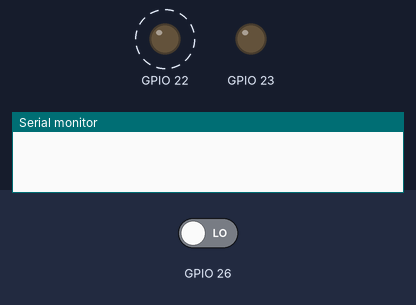
Recording of a sketch running on a simulated ESP32. Shown: output pins drawn as LEDs (lit = HIGH), the last lines printed to the serial monitor. Dashed ring = blinking. The inputs (shaded band) are chosen by the test bench; at power-on: GPIO 26 LOW.

Above: at 0.9 s.
1.3 s: GPIO 26 driven HIGH
At 1.6 s:
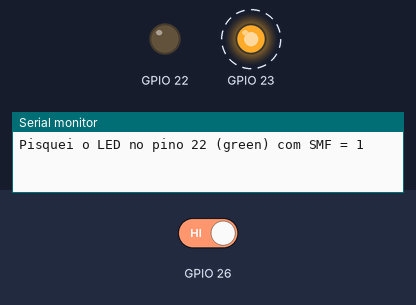
At 3.1 s:
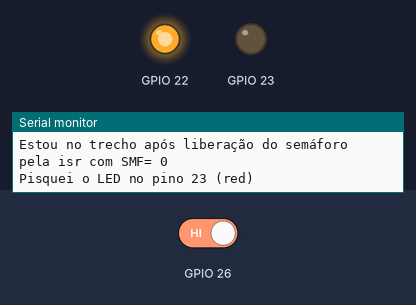
Timing chart, 0 to 10.3 s (numbered marks = the images above; inputs shaded):
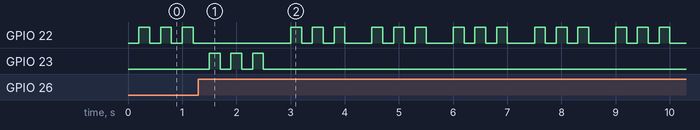

Measured:
- after the input at 1.3 s, GPIO 23: alternates HIGH for 0.20 s and LOW for 0.20 s, 6 changes in all, then stays LOW, starting after 0.20 s
- by itself, GPIO 22: repeats every 1.5 s: 2 × (LOW 0.20 s, HIGH 0.20 s), LOW 0.50 s, HIGH 0.20 s

The sketch:

isr2.ino
```cpp
# include <freertos/FreeRTOS.h>
# include <freertos/task.h>
# include <freertos/semphr.h>

SemaphoreHandle_t SMF;

void IRAM_ATTR isr() { // não pode ser mutex dentro de isr
    xSemaphoreGiveFromISR(SMF, NULL); //Libera o semaforo (sem_wait semaphore.h) colocando em estado 1
}

void t1(void* z) {
    while (1) {
         //Tenta obter o semaforo durante 200ms (Timeout). Caso o semaforo nao fique
        //disponivel em 200ms, retornara FALSE
        if (xSemaphoreTake(SMF, pdMS_TO_TICKS(200)) == true) { //sem_post
            //Se obteu o semaforo entre os 200ms de espera, fara o toggle do pino 23
            //Para liberação imediata colocar pdMS_TO_TICKS(0)
            for (int i = 0; i < 3; i++) {
                digitalWrite(23, HIGH);
                vTaskDelay(pdMS_TO_TICKS(200));
                digitalWrite(23, LOW);
                vTaskDelay(pdMS_TO_TICKS(200));
            }
            Serial.print("Estou no trecho após liberação do semáforo pela isr com SMF= ");
            /* Se é de contagem retorna o valor corrente. Se é binário retorna 1 se disponível e 0 em caso contrário (bloqueado) */
            Serial.println(uxSemaphoreGetCount(SMF));
            Serial.println("Pisquei o LED no pino 23 (red)");
            /* xSemaphoreGive(SMF) não é necessário para sincronização com ISR. Retorna ao início do laço e fica esperando
               o semáforo ser liberado novamente  /* We have finished our task.*/
        } else {
            for (int i = 0; i < 3; i++) { //no pino 22
                digitalWrite(22, HIGH);
                vTaskDelay(pdMS_TO_TICKS(200));
                digitalWrite(22, LOW);
                vTaskDelay(pdMS_TO_TICKS(200));
            }
            Serial.print("Pisquei o LED no pino 22 (green) com SMF = ");
            Serial.println(uxSemaphoreGetCount(SMF)); /* estado 0 */
        }
        vTaskDelay(pdMS_TO_TICKS(100)); // suspensão 100ms, permitindo outra thread executar
   }
 }

void setup() {
    Serial.begin(115200);
    SMF = xSemaphoreCreateBinary();
    pinMode(23, OUTPUT);
    pinMode(22, OUTPUT);
    pinMode(26, INPUT);
    attachInterrupt(26, isr, RISING);
    xTaskCreatePinnedToCore(t1, "t1" , 4096 , NULL, 1 , NULL, 0); //Cria a tarefa que analisa o semaforo
    //handle da função, alias para debug, stack size em bytes, parametro void* para a task, prioridade (1-25), no FreeRTOS ESP32 quanto maior,
    // maior a prioridade, sexto parâmetro não usado (local para guardar ID da task), afinidade do núcleo (0 PRO_CPU, 1 APP_CPU, tskNO_AFFINITY)
    //xPortGetCoreID()
}

void loop() {

}
```
